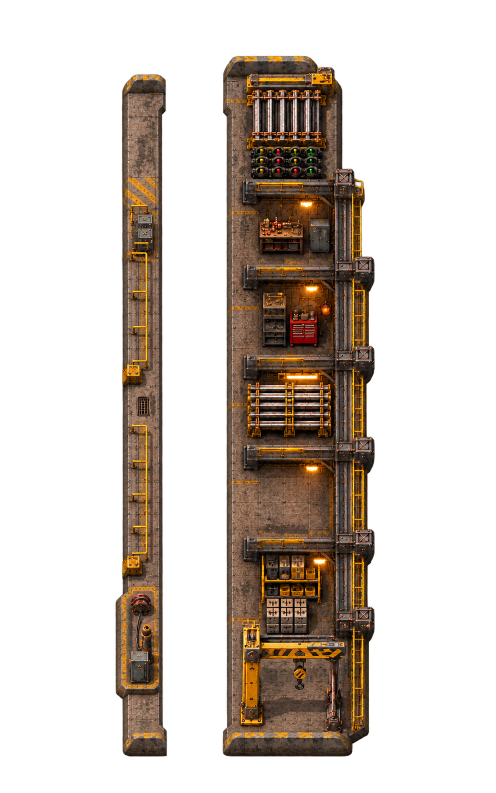
#> input picture graphics/entity/depot/depot-north.png, 992 x 1586 px (shown at 1/2 size); its folder holds 5 pictures in this run
$ python prepare_sprites.py
#> lines starting #> are read from the running program, lines starting #| are printed output that depends on the picture
#!/usr/bin/env python3
"""Inspect immutable PNGs and generate Lua metadata; no image writes or rendering."""
import argparse
import hashlib
import json
import math
from pathlib import Path

from PIL import Image

ROOT = Path(__file__).resolve().parents[2]
OUTPUT = ROOT / "prototypes/depot-sprite-layout.lua"
PREVIEW = ROOT / ".tools/art-output/depot-sprite-layout.json"
# Explicit measurements of the approved artwork, independent of image centre.
# size, solid longitudinal endpoints, track origin, exact snapped child offset.
CALIBRATION = {
    "north": ((992, 1586), (112, 1512), (390, 812), (6.5, .5)),
    "east": ((1586, 992), (55, 1532), (793.5, 430), (.5, 6.5)),
    "south": ((992, 1586), (117, 1434), (581, 775.5), (-5.5, .5)),
    "west": ((1586, 992), (95, 1491), (793, 590), (.5, -5.5)),
}


def inspect(path):
    with Image.open(path) as image:
        assert image.format == "PNG", f"Not PNG: {path}"
        assert "A" in image.getbands() or "transparency" in image.info, f"No alpha: {path}"
        alpha = image.convert("RGBA").getchannel("A")
        assert alpha.getextrema() == (0, 255), f"Expected transparent and opaque pixels: {path}"
        return {"size": list(image.size), "bounds": list(alpha.getbbox()),
                "sha256": hashlib.sha256(path.read_bytes()).hexdigest()}


def metadata():
    result = {"depot": {}}
    for direction, (size, ends, origin, stock) in CALIBRATION.items():
        spec = inspect(ROOT / f"graphics/entity/depot/depot-{direction}.png")
#> in inspect, image is the input picture: PIL image 992x1586 RGBA; mean R, G, B, A 33.6, 24.4, 16.3, 79.5
#> in inspect, `alpha = image.convert("RGBA").getchannel("A")`:
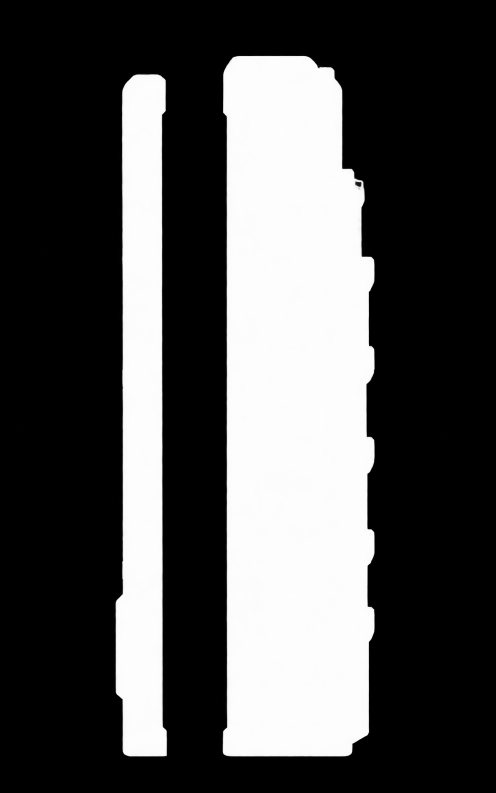
#> alpha: PIL image 992x1586 L (shown at 1/2 size); min 0, max 255, mean 79.5
        ratio = spec["size"][0] / size[0]
        assert math.isclose(ratio, spec["size"][1] / size[1], rel_tol=1e-6), (
            f"Recalibrate {direction}: aspect ratio changed from {size} to {spec['size']}")
        origin = [v * ratio for v in origin]
        ends = [round(v * ratio) for v in ends]
        ppu = (ends[1] - ends[0]) / 32
        horizontal = direction in ("east", "west")
        along = 0 if horizontal else 1
        bounds = spec["bounds"]
        bounds[along], bounds[along+2] = ends
        # Keep the complete transverse alpha extent, including roofs and curbs.
        spec.update(ppu=ppu, origin=list(origin), stock=list(stock))
        result["depot"][direction] = spec
    return result


def lua(value, depth=0):
    if isinstance(value, dict):
        pad = "  " * (depth+1)
        return ("{\n" + ",\n".join(f"{pad}[{json.dumps(k)}]={lua(v, depth+1)}"
                                      for k, v in value.items()) + "\n" + "  "*depth + "}")
    if isinstance(value, list):
        return "{" + ",".join(map(lua, value)) + "}"
    return json.dumps(value)


def content():
    data = metadata()
#> in metadata, `spec = inspect(ROOT / f"graphics/entity/depot/depot-{direction}.png")`: spec = 3 items
#> in metadata, `ratio = spec["size"][0] / size[0]`: ratio = 1
#> in metadata, `origin = [v * ratio for v in origin]`: origin = [390, 812]
#> in metadata, `ends = [round(v * ratio) for v in ends]`: ends = [112, 1512]
#> in metadata, `ppu = (ends[1] - ends[0]) / 32`: ppu = 43.75
#> in metadata, `bounds = spec["bounds"]`: bounds = [0, 15, 982, 1566]
#> pass 2 of the loop in metadata, `for direction, (size, ends, origin, stock) in CALIBRATION.items():`:
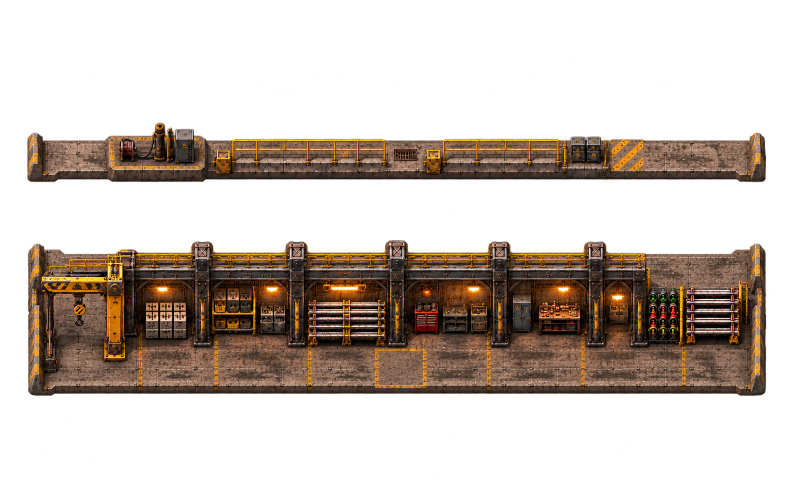
#> input picture graphics/entity/depot/depot-east.png, 1586 x 992 px (shown at 1/2 size)
#> in inspect, image is the input picture: PIL image 1586x992 RGBA; mean R, G, B, A 38.7, 27.3, 18.5, 87.3
#> in inspect (call 2), `alpha = image.convert("RGBA").getchannel("A")`:
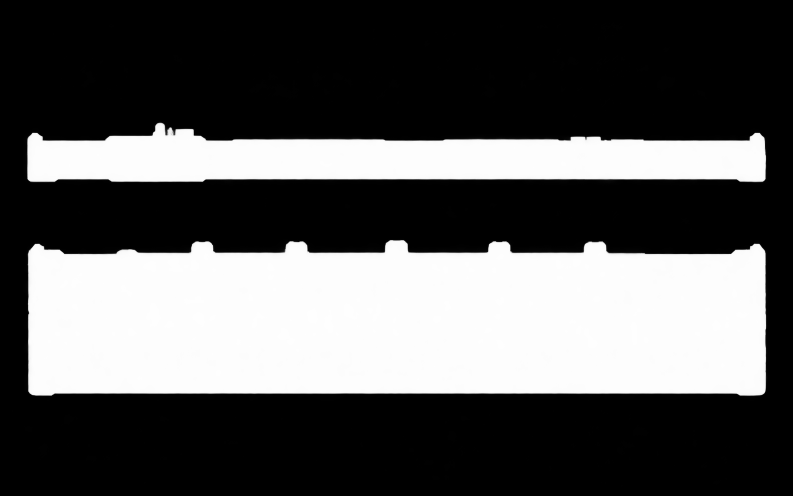
#> alpha: PIL image 1586x992 L (shown at 1/2 size); min 0, max 255, mean 87.3
#> in metadata, `origin = [v * ratio for v in origin]`: origin = [793.5, 430]
#> ends = [55, 1532]
#> in metadata, `ppu = (ends[1] - ends[0]) / 32`: ppu = 46.16
#> bounds = [25, 23, 1572, 992]
#> pass 3 of the loop in metadata, `for direction, (size, ends, origin, stock) in CALIBRATION.items():`:
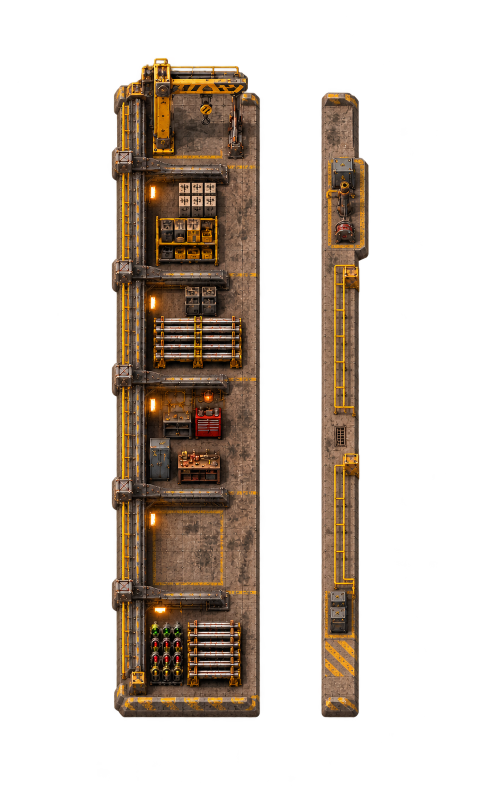
#> input picture graphics/entity/depot/depot-south.png, 992 x 1586 px (shown at 1/2 size)
#> in inspect, image is the input picture: PIL image 992x1586 RGBA; mean R, G, B, A 34.7, 25.4, 17.1, 75.2
#> in inspect (call 3), `alpha = image.convert("RGBA").getchannel("A")`:
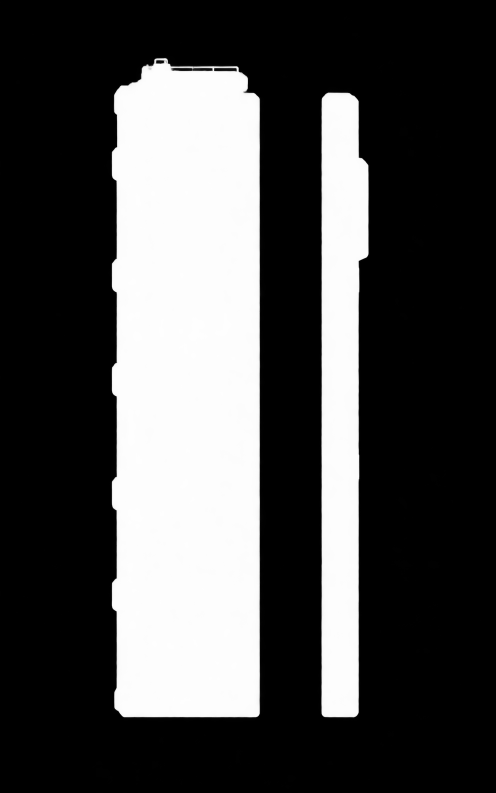
#> alpha: PIL image 992x1586 L (shown at 1/2 size); min 0, max 255, mean 75.2
#> in metadata, `origin = [v * ratio for v in origin]`: origin = [581, 775.5]
#> ends = [117, 1434]
#> in metadata, `ppu = (ends[1] - ends[0]) / 32`: ppu = 41.16
#> bounds = [0, 0, 976, 1586]
#> the loop made 4 passes; the first 3 are shown
#> data = 1 item
    return ("-- Generated by tools/art/prepare_sprites.py; source PNGs remain untouched.\n"
            "-- Track-relative coordinates; module origin shift is always {1,1}.\n"
            "return " + lua(data) + "\n")
#> pass 2 of the loop in metadata, `for direction, (size, ends, origin, stock) in CALIBRATION.items():`:
#> pass 3 of the loop in metadata, `for direction, (size, ends, origin, stock) in CALIBRATION.items():`:
#> the loop made 4 passes; the first 3 are shown


def preview(data):
    """Source rectangles and tile-space shifts for a CSS/canvas preview (no raster output)."""
    def subtract(r, h):
        a, b, c, d = max(r[0], h[0]), max(r[1], h[1]), min(r[2], h[2]), min(r[3], h[3])
        if a >= c or b >= d:
            return [r]
        return [q for q in ([r[0],r[1],r[2],b], [r[0],d,r[2],r[3]],
                            [r[0],b,a,d], [c,b,r[2],d]) if q[0] < q[2] and q[1] < q[3]]

    result = {"schema_version": 1, "coordinate_units": "tiles", "module_origin_shift": [1,1],
              "rail_half_width": 1.5, "depot": {}, "stock": False, "integrated": True}
    for direction, spec in data["depot"].items():
        ppu, origin = spec["ppu"], spec["origin"]
        axis = 1 if direction in ("east", "west") else 0
        track = [0,0,*spec["size"]]
        track[axis], track[axis+2] = math.floor(origin[axis]-1.5*ppu), math.ceil(origin[axis]+1.5*ppu)
        layers = []
        for x1,y1,x2,y2 in subtract(spec["bounds"], track):
            layers.append({"x": x1, "y": y1, "width": x2-x1, "height": y2-y1,
                           "scale": 32/ppu, "shift": [1+((x1+x2)/2-origin[0])/ppu,
                                                        1+((y1+y2)/2-origin[1])/ppu]})
        result["depot"][direction] = dict(spec, source=f"graphics/entity/depot/depot-{direction}.png",
                                               layers=layers)
#> this loop made 4 passes
#> (direction, ppu, origin, axis) on passes 1 to 4: ('north', 43.75, [390, 812], 0), ('east', 46.16, [793.5, 430], 1), ('south', 41.16, [581, 775.5], 0), ('west', 43.62, [793, 590], 1)
#> after the loop, result = 7 items
    result["floor"] = {}
    for direction in data["depot"]:
        horizontal = direction in ("east", "west")
        start = 2 if direction == "south" else 1
        width = 8 if horizontal else 4
        layers = []
        for row in range(4 if horizontal else 32-start):
            for column in range(4 if horizontal else 1):
                cropped = start if horizontal and column == 0 else 0
                layers.append({"x": cropped*512, "y": 0, "width": (width-cropped)*512, "height": 512,
                               "scale": .0625,
                               "shift": [-15+column*width+width/2+cropped/2 if horizontal else 1,
                                         -1+row+.5 if horizontal else -15+start+row+.5]})
        result["floor"][direction] = {"source": "graphics/entity/depot/platform.png",
                                        "size": [4096, 512], "layers": layers}
#> this loop made 4 passes
#> (direction, horizontal, start, width) on passes 1 to 4: ('north', False, 1, 4), ('east', True, 1, 8), ('south', False, 2, 4), ('west', True, 1, 8)
#> after the loop, result = 8 items
    return result


if __name__ == "__main__":
    parser = argparse.ArgumentParser(description=__doc__)
    parser.add_argument("--check", action="store_true", help="Check metadata without writing")
    args = parser.parse_args()
    expected = content()
    if args.check:
        assert OUTPUT.read_text() == expected, "Stale layout: run tools/art/prepare_sprites.py"
    else:
        OUTPUT.write_text(expected)
        PREVIEW.parent.mkdir(parents=True, exist_ok=True)
        PREVIEW.write_text(json.dumps(preview(metadata()), indent=2) + "\n")
    print("Sprite metadata OK; integrated stock, railway-only clipping")
